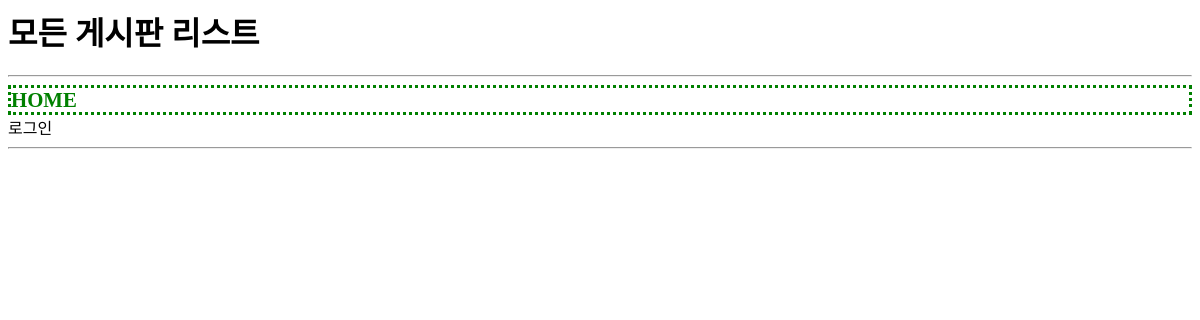
The page /usr/board/list.php on the database as committed earlier.
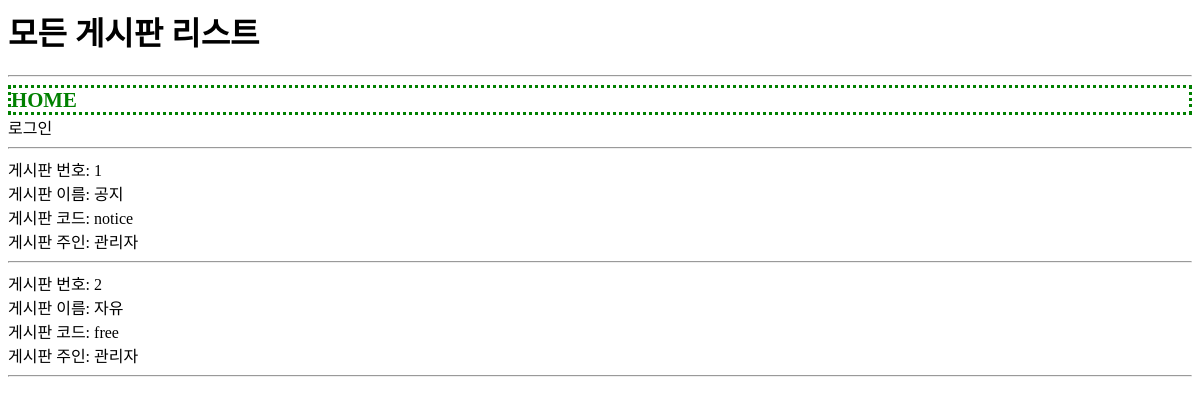
The same page on the database as committed later.
### tables this page shows
CREATE TABLE board(
    id INT(10) UNSIGNED NOT NULL PRIMARY KEY AUTO_INCREMENT,
    regDate DATETIME NOT NULL,
    updateDate DATETIME NOT NULL,
    memberId INT(10) UNSIGNED NOT NULL,
    `name` VARCHAR(100) NOT NULL,
    `code` VARCHAR(100) NOT NULL
);

CREATE TABLE `member`(
	id INT(10) UNSIGNED NOT NULL PRIMARY KEY AUTO_INCREMENT,
	delStatus INT(1) UNSIGNED NOT NULL,
	regDate DATETIME NOT NULL,
	updateDate DATETIME NOT NULL,
	loginId CHAR(20) NOT NULL,
	loginPw CHAR(100) NOT NULL,
	`name` CHAR(20) NOT NULL,
	nickname CHAR(20) NOT NULL,
	cellphoneNo CHAR(20) NOT NULL,
	email CHAR(100) NOT NULL
);

### util.php (called while the page is built, shortened)
<?php
function DB__getRow($sql) {
  global $dbConn;
  $rs = mysqli_query($dbConn, $sql);
  $row = mysqli_fetch_assoc($rs);
  return $row;
}
function DB__getRows($sql) {
  global $dbConn;
  $rs = mysqli_query($dbConn, $sql);
  $rows = [];
  while ( $row = mysqli_fetch_assoc($rs) ) {
    $rows[] = $row;
  }
  return $rows;
}
?>

### usr/board/list.php (the view, shortened to what this page needs)
<?php
$sqlGetBoards = "
SELECT * FROM board
";
$boards = DB__getRows($sqlGetBoards);
$loginPage = true;
$pageTitle = "모든 게시판 리스트";
require_once __DIR__ . '/../head.php';
?>
<?php foreach($boards as $board){?>
    <?php
    $memberId = $board['memberId'];
    $sqlGetMember = "
    SELECT * FROM member
    WHERE id = ${memberId}
    ";
    $member = DB__getRow($sqlGetMember);
    ?>
    <a href="detail.php?id=<?=$board['id']?>">
    게시판 번호: <?=$board['id']?><br>
    게시판 이름: <?=$board['name']?><br>
    게시판 코드: <?=$board['code']?><br>
    게시판 주인: <?=$member['nickname']?>
    </a>
    <hr>
<?php } ?>
<?php
require_once __DIR__ . '/../foot.php';
?>

### usr/head.php (shortened to what this page needs)
<!DOCTYPE html>
<html lang="en">
<head>
  <link rel="stylesheet" href="/common.css">
  <link
    rel="stylesheet"
    href="https://cdnjs.cloudflare.com/ajax/libs/font-awesome/5.8.2/css/all.min.css"
  >
</head>
<body>
  <h1><?=$pageTitle?></h1>
  <hr>
  <div class="home"><a href="/usr/member/userHome.php">HOME</a></div>
  <?php
  if($loginPage){
  if ( isset($_SESSION['loginedMemberId']) ) { ?>
  <a class="logout_button" onClick="if(!confirm('로그아웃 하시겠습니까?')){return false}" href="/usr/member/doLogout.php">로그아웃</a>
  <?php }else{ ?>
    <a class="login_button" href="/usr/member/login.php">로그인</a>
  <?php } ?>
<?php } ?>
  <hr>

### common.css (style rules this page uses)
body, ul, li { list-style: none; }
a { text-decoration: none; color: inherit; }
div { font-size:1.3rem; font-weight: bold; color: peru; }
.home { display: block; color: green; border: dotted; size: 100px; }

Rows that differ between the two databases and show on the page:
added board: id "1", name "공지", code "notice", memberId.nickname "관리자"
added board: id "2", name "자유", code "free", memberId.nickname "관리자"
